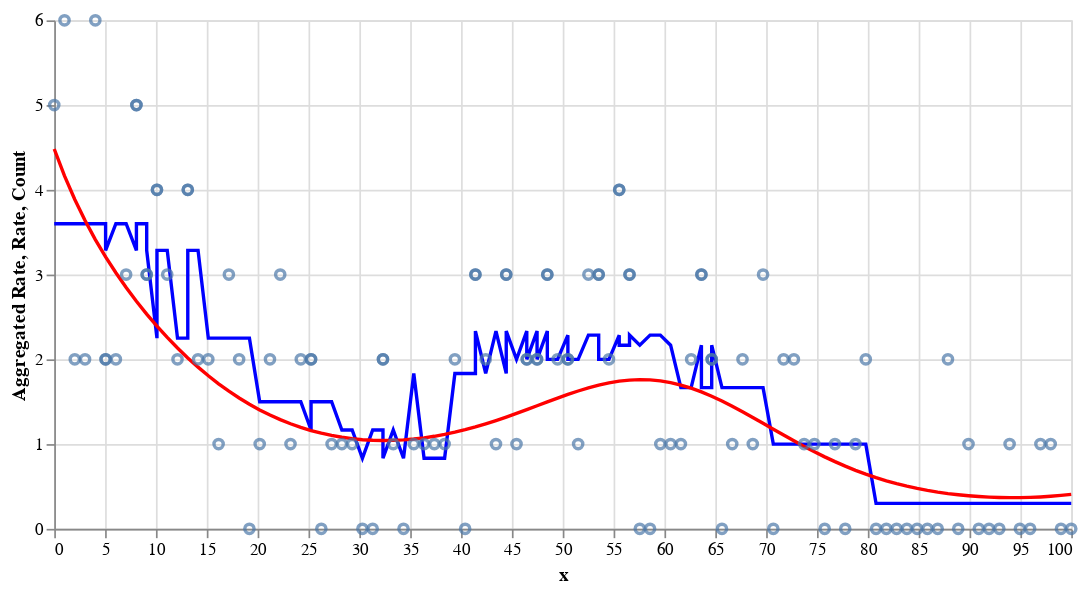

The notebook cell saved with this chart:
### Code cell
# Create a clean dataset without the Interval objects for plotting
df_plot = expanded_df.drop(columns=['bin'])

rate = (
  alt.Chart(df_plot)
  .mark_line(color='red')
  .encode(
		x=alt.X('x', title='x'),
		y=alt.Y('rate', title='Rate'),
	)
)

count = alt.Chart(df_plot).mark_point().encode(
	x=alt.X('x', title='x'),
	y=alt.Y('y', title='Count'),
)

rate_agg = (
  alt.Chart(df_plot)
  .mark_line(color='blue')
  .encode(
		x=alt.X('x', title='x'),
		y=alt.Y('rate_agg', title='Aggregated Rate'),
	)
)

(rate_agg + rate + count).properties(width=600)

### Figure 1 — Vega-Lite specification as saved in the notebook (floating-point values rounded to 4 significant figures)
{"config": {"view": {"continuousWidth": 300, "continuousHeight": 300}}, "layer": [{"mark": {"type": "line", "color": "blue"}, "encoding": {"x": {"field": "x", "title": "x", "type": "quantitative"}, "y": {"field": "rate_agg", "title": "Aggregated Rate", "type": "quantitative"}}}, {"mark": {"type": "line", "color": "red"}, "encoding": {"x": {"field": "x", "title": "x", "type": "quantitative"}, "y": {"field": "rate", "title": "Rate", "type": "quantitative"}}}, {"mark": {"type": "point"}, "encoding": {"x": {"field": "x", "title": "x", "type": "quantitative"}, "y": {"field": "y", "title": "Count", "type": "quantitative"}}}], "data": {"name": "data-2c95fad00baafc63c36d588f146d9f16"}, "width": 600, "$schema": "https://vega.github.io/schema/vega-lite/v5.8.0.json", "datasets": {"data-2c95fad00baafc63c36d588f146d9f16": [{"x": 0.0, "log_exposure": 1.0, "f": 0.5, "rate": 4.482, "y": 5, "y_agg": 36, "N": 10, "rate_agg": 3.6}, {"x": 1.01, "log_exposure": 0.9039, "f": 0.5227, "rate": 4.165, "y": 6, "y_agg": 36, "N": 10, "rate_agg": 3.6}, {"x": 2.02, "log_exposure": 0.8171, "f": 0.5403, "rate": 3.886, "y": 2, "y_agg": 36, "N": 10, "rate_agg": 3.6}, {"x": 3.03, "log_exposure": 0.7386, "f": 0.5527, "rate": 3.637, "y": 2, "y_agg": 36, "N": 10, "rate_agg": 3.6}, {"x": 4.04, "log_exposure": 0.6676, "f": 0.5601, "rate": 3.413, "y": 6, "y_agg": 36, "N": 10, "rate_agg": 3.6}, {"x": 5.051, "log_exposure": 0.6035, "f": 0.5625, "rate": 3.209, "y": 2, "y_agg": 36, "N": 10, "rate_agg": 3.6}, {"x": 5.051, "log_exposure": 0.6035, "f": 0.5625, "rate": 3.209, "y": 2, "y_agg": 23, "N": 7, "rate_agg": 3.286}, {"x": 6.061, "log_exposure": 0.5455, "f": 0.5602, "rate": 3.021, "y": 2, "y_agg": 36, "N": 10, "rate_agg": 3.6}, {"x": 7.071, "log_exposure": 0.4931, "f": 0.5532, "rate": 2.847, "y": 3, "y_agg": 36, "N": 10, "rate_agg": 3.6}, {"x": 8.081, "log_exposure": 0.4457, "f": 0.542, "rate": 2.685, "y": 5, "y_agg": 23, "N": 7, "rate_agg": 3.286}, {"x": 8.081, "log_exposure": 0.4457, "f": 0.542, "rate": 2.685, "y": 5, "y_agg": 36, "N": 10, "rate_agg": 3.6}, {"x": 9.091, "log_exposure": 0.4029, "f": 0.5268, "rate": 2.534, "y": 3, "y_agg": 36, "N": 10, "rate_agg": 3.6}, {"x": 9.091, "log_exposure": 0.4029, "f": 0.5268, "rate": 2.534, "y": 3, "y_agg": 23, "N": 7, "rate_agg": 3.286}, {"x": 10.1, "log_exposure": 0.3642, "f": 0.5078, "rate": 2.392, "y": 4, "y_agg": 18, "N": 8, "rate_agg": 2.25}, {"x": 10.1, "log_exposure": 0.3642, "f": 0.5078, "rate": 2.392, "y": 4, "y_agg": 23, "N": 7, "rate_agg": 3.286}, {"x": 11.11, "log_exposure": 0.3292, "f": 0.4855, "rate": 2.259, "y": 3, "y_agg": 23, "N": 7, "rate_agg": 3.286}, {"x": 12.12, "log_exposure": 0.2976, "f": 0.4603, "rate": 2.134, "y": 2, "y_agg": 18, "N": 8, "rate_agg": 2.25}, {"x": 13.13, "log_exposure": 0.269, "f": 0.4326, "rate": 2.017, "y": 4, "y_agg": 18, "N": 8, "rate_agg": 2.25}, {"x": 13.13, "log_exposure": 0.269, "f": 0.4326, "rate": 2.017, "y": 4, "y_agg": 23, "N": 7, "rate_agg": 3.286}, {"x": 14.14, "log_exposure": 0.2431, "f": 0.4028, "rate": 1.908, "y": 2, "y_agg": 23, "N": 7, "rate_agg": 3.286}, {"x": 15.15, "log_exposure": 0.2198, "f": 0.3714, "rate": 1.806, "y": 2, "y_agg": 18, "N": 8, "rate_agg": 2.25}, {"x": 16.16, "log_exposure": 0.1987, "f": 0.3388, "rate": 1.712, "y": 1, "y_agg": 18, "N": 8, "rate_agg": 2.25}, {"x": 17.17, "log_exposure": 0.1796, "f": 0.3055, "rate": 1.624, "y": 3, "y_agg": 18, "N": 8, "rate_agg": 2.25}, {"x": 18.18, "log_exposure": 0.1623, "f": 0.272, "rate": 1.544, "y": 2, "y_agg": 18, "N": 8, "rate_agg": 2.25}, {"x": 19.19, "log_exposure": 0.1467, "f": 0.2388, "rate": 1.47, "y": 0, "y_agg": 18, "N": 8, "rate_agg": 2.25}, {"x": 20.2, "log_exposure": 0.1326, "f": 0.2062, "rate": 1.403, "y": 1, "y_agg": 12, "N": 8, "rate_agg": 1.5}, {"x": 21.21, "log_exposure": 0.1199, "f": 0.1748, "rate": 1.343, "y": 2, "y_agg": 12, "N": 8, "rate_agg": 1.5}, {"x": 22.22, "log_exposure": 0.1084, "f": 0.1449, "rate": 1.288, "y": 3, "y_agg": 12, "N": 8, "rate_agg": 1.5}, {"x": 23.23, "log_exposure": 0.09796, "f": 0.117, "rate": 1.24, "y": 1, "y_agg": 12, "N": 8, "rate_agg": 1.5}, {"x": 24.24, "log_exposure": 0.08855, "f": 0.09141, "rate": 1.197, "y": 2, "y_agg": 12, "N": 8, "rate_agg": 1.5}, {"x": 25.25, "log_exposure": 0.08004, "f": 0.06845, "rate": 1.16, "y": 2, "y_agg": 7, "N": 6, "rate_agg": 1.167}, {"x": 25.25, "log_exposure": 0.08004, "f": 0.06845, "rate": 1.16, "y": 2, "y_agg": 12, "N": 8, "rate_agg": 1.5}, {"x": 26.26, "log_exposure": 0.07235, "f": 0.04843, "rate": 1.128, "y": 0, "y_agg": 12, "N": 8, "rate_agg": 1.5}, {"x": 27.27, "log_exposure": 0.0654, "f": 0.03161, "rate": 1.102, "y": 1, "y_agg": 12, "N": 8, "rate_agg": 1.5}, {"x": 28.28, "log_exposure": 0.05911, "f": 0.01822, "rate": 1.08, "y": 1, "y_agg": 7, "N": 6, "rate_agg": 1.167}, {"x": 29.29, "log_exposure": 0.05343, "f": 0.008411, "rate": 1.064, "y": 1, "y_agg": 7, "N": 6, "rate_agg": 1.167}, {"x": 30.3, "log_exposure": 0.0483, "f": 0.002319, "rate": 1.052, "y": 0, "y_agg": 5, "N": 6, "rate_agg": 0.8333}, {"x": 31.31, "log_exposure": 0.04366, "f": 1.981e-05, "rate": 1.045, "y": 0, "y_agg": 7, "N": 6, "rate_agg": 1.167}, {"x": 32.32, "log_exposure": 0.03947, "f": 0.001542, "rate": 1.042, "y": 2, "y_agg": 7, "N": 6, "rate_agg": 1.167}, {"x": 32.32, "log_exposure": 0.03947, "f": 0.001542, "rate": 1.042, "y": 2, "y_agg": 5, "N": 6, "rate_agg": 0.8333}, {"x": 33.33, "log_exposure": 0.03567, "f": 0.006867, "rate": 1.043, "y": 1, "y_agg": 7, "N": 6, "rate_agg": 1.167}, {"x": 34.34, "log_exposure": 0.03225, "f": 0.01593, "rate": 1.049, "y": 0, "y_agg": 5, "N": 6, "rate_agg": 0.8333}, {"x": 35.35, "log_exposure": 0.02915, "f": 0.0286, "rate": 1.059, "y": 1, "y_agg": 11, "N": 6, "rate_agg": 1.833}, {"x": 36.36, "log_exposure": 0.02635, "f": 0.04474, "rate": 1.074, "y": 1, "y_agg": 5, "N": 6, "rate_agg": 0.8333}, {"x": 37.37, "log_exposure": 0.02382, "f": 0.06412, "rate": 1.092, "y": 1, "y_agg": 5, "N": 6, "rate_agg": 0.8333}, {"x": 38.38, "log_exposure": 0.02153, "f": 0.08651, "rate": 1.114, "y": 1, "y_agg": 5, "N": 6, "rate_agg": 0.8333}, {"x": 39.39, "log_exposure": 0.01946, "f": 0.1116, "rate": 1.14, "y": 2, "y_agg": 11, "N": 6, "rate_agg": 1.833}, {"x": 40.4, "log_exposure": 0.01759, "f": 0.1391, "rate": 1.17, "y": 0, "y_agg": 11, "N": 6, "rate_agg": 1.833}, {"x": 41.41, "log_exposure": 0.0159, "f": 0.1686, "rate": 1.203, "y": 3, "y_agg": 11, "N": 6, "rate_agg": 1.833}, {"x": 41.41, "log_exposure": 0.0159, "f": 0.1686, "rate": 1.203, "y": 3, "y_agg": 14, "N": 6, "rate_agg": 2.333}, {"x": 42.42, "log_exposure": 0.01437, "f": 0.1997, "rate": 1.239, "y": 2, "y_agg": 11, "N": 6, "rate_agg": 1.833}, {"x": 43.43, "log_exposure": 0.01299, "f": 0.2321, "rate": 1.278, "y": 1, "y_agg": 14, "N": 6, "rate_agg": 2.333}, {"x": 44.44, "log_exposure": 0.01174, "f": 0.2652, "rate": 1.319, "y": 3, "y_agg": 11, "N": 6, "rate_agg": 1.833}, {"x": 44.44, "log_exposure": 0.01174, "f": 0.2652, "rate": 1.319, "y": 3, "y_agg": 14, "N": 6, "rate_agg": 2.333}, {"x": 45.45, "log_exposure": 0.01062, "f": 0.2987, "rate": 1.363, "y": 1, "y_agg": 18, "N": 9, "rate_agg": 2.0}, {"x": 46.46, "log_exposure": 0.009595, "f": 0.3321, "rate": 1.407, "y": 2, "y_agg": 14, "N": 6, "rate_agg": 2.333}, {"x": 46.46, "log_exposure": 0.009595, "f": 0.3321, "rate": 1.407, "y": 2, "y_agg": 18, "N": 9, "rate_agg": 2.0}, {"x": 47.47, "log_exposure": 0.008674, "f": 0.3648, "rate": 1.453, "y": 2, "y_agg": 14, "N": 6, "rate_agg": 2.333}, {"x": 47.47, "log_exposure": 0.008674, "f": 0.3648, "rate": 1.453, "y": 2, "y_agg": 18, "N": 9, "rate_agg": 2.0}, {"x": 48.48, "log_exposure": 0.00784, "f": 0.3965, "rate": 1.498, "y": 3, "y_agg": 14, "N": 6, "rate_agg": 2.333}, {"x": 48.48, "log_exposure": 0.00784, "f": 0.3965, "rate": 1.498, "y": 3, "y_agg": 18, "N": 9, "rate_agg": 2.0}, {"x": 49.49, "log_exposure": 0.007087, "f": 0.4267, "rate": 1.543, "y": 2, "y_agg": 18, "N": 9, "rate_agg": 2.0}, {"x": 50.51, "log_exposure": 0.006406, "f": 0.4549, "rate": 1.586, "y": 2, "y_agg": 16, "N": 7, "rate_agg": 2.286}, {"x": 50.51, "log_exposure": 0.006406, "f": 0.4549, "rate": 1.586, "y": 2, "y_agg": 18, "N": 9, "rate_agg": 2.0}, {"x": 51.52, "log_exposure": 0.005791, "f": 0.4806, "rate": 1.626, "y": 1, "y_agg": 18, "N": 9, "rate_agg": 2.0}, {"x": 52.53, "log_exposure": 0.005234, "f": 0.5035, "rate": 1.663, "y": 3, "y_agg": 16, "N": 7, "rate_agg": 2.286}, {"x": 53.54, "log_exposure": 0.004731, "f": 0.5232, "rate": 1.695, "y": 3, "y_agg": 16, "N": 7, "rate_agg": 2.286}, {"x": 53.54, "log_exposure": 0.004731, "f": 0.5232, "rate": 1.695, "y": 3, "y_agg": 18, "N": 9, "rate_agg": 2.0}, {"x": 54.55, "log_exposure": 0.004277, "f": 0.5392, "rate": 1.722, "y": 2, "y_agg": 18, "N": 9, "rate_agg": 2.0}, {"x": 55.56, "log_exposure": 0.003866, "f": 0.5513, "rate": 1.742, "y": 4, "y_agg": 16, "N": 7, "rate_agg": 2.286}, {"x": 55.56, "log_exposure": 0.003866, "f": 0.5513, "rate": 1.742, "y": 4, "y_agg": 13, "N": 6, "rate_agg": 2.167}, {"x": 56.57, "log_exposure": 0.003494, "f": 0.5591, "rate": 1.755, "y": 3, "y_agg": 13, "N": 6, "rate_agg": 2.167}, {"x": 56.57, "log_exposure": 0.003494, "f": 0.5591, "rate": 1.755, "y": 3, "y_agg": 16, "N": 7, "rate_agg": 2.286}, {"x": 57.58, "log_exposure": 0.003159, "f": 0.5624, "rate": 1.76, "y": 0, "y_agg": 13, "N": 6, "rate_agg": 2.167}, {"x": 58.59, "log_exposure": 0.002855, "f": 0.561, "rate": 1.757, "y": 0, "y_agg": 16, "N": 7, "rate_agg": 2.286}, {"x": 59.6, "log_exposure": 0.002581, "f": 0.5546, "rate": 1.746, "y": 1, "y_agg": 16, "N": 7, "rate_agg": 2.286}, {"x": 60.61, "log_exposure": 0.002333, "f": 0.5432, "rate": 1.726, "y": 1, "y_agg": 13, "N": 6, "rate_agg": 2.167}, {"x": 61.62, "log_exposure": 0.002109, "f": 0.5267, "rate": 1.697, "y": 1, "y_agg": 15, "N": 9, "rate_agg": 1.667}, {"x": 62.63, "log_exposure": 0.001906, "f": 0.505, "rate": 1.66, "y": 2, "y_agg": 15, "N": 9, "rate_agg": 1.667}, {"x": 63.64, "log_exposure": 0.001723, "f": 0.4783, "rate": 1.616, "y": 3, "y_agg": 13, "N": 6, "rate_agg": 2.167}, {"x": 63.64, "log_exposure": 0.001723, "f": 0.4783, "rate": 1.616, "y": 3, "y_agg": 15, "N": 9, "rate_agg": 1.667}, {"x": 64.65, "log_exposure": 0.001558, "f": 0.4465, "rate": 1.565, "y": 2, "y_agg": 15, "N": 9, "rate_agg": 1.667}, {"x": 64.65, "log_exposure": 0.001558, "f": 0.4465, "rate": 1.565, "y": 2, "y_agg": 13, "N": 6, "rate_agg": 2.167}, {"x": 65.66, "log_exposure": 0.001408, "f": 0.4098, "rate": 1.509, "y": 0, "y_agg": 15, "N": 9, "rate_agg": 1.667}, {"x": 66.67, "log_exposure": 0.001273, "f": 0.3684, "rate": 1.447, "y": 1, "y_agg": 15, "N": 9, "rate_agg": 1.667}, {"x": 67.68, "log_exposure": 0.00115, "f": 0.3225, "rate": 1.382, "y": 2, "y_agg": 15, "N": 9, "rate_agg": 1.667}, {"x": 68.69, "log_exposure": 0.00104, "f": 0.2724, "rate": 1.315, "y": 1, "y_agg": 15, "N": 9, "rate_agg": 1.667}, {"x": 69.7, "log_exposure": 0.0009399, "f": 0.2185, "rate": 1.245, "y": 3, "y_agg": 15, "N": 9, "rate_agg": 1.667}, {"x": 70.71, "log_exposure": 0.0008496, "f": 0.161, "rate": 1.176, "y": 0, "y_agg": 10, "N": 10, "rate_agg": 1.0}, {"x": 71.72, "log_exposure": 0.000768, "f": 0.1004, "rate": 1.106, "y": 2, "y_agg": 10, "N": 10, "rate_agg": 1.0}, {"x": 72.73, "log_exposure": 0.0006942, "f": 0.03712, "rate": 1.039, "y": 2, "y_agg": 10, "N": 10, "rate_agg": 1.0}, {"x": 73.74, "log_exposure": 0.0006275, "f": -0.02833, "rate": 0.9727, "y": 1, "y_agg": 10, "N": 10, "rate_agg": 1.0}, {"x": 74.75, "log_exposure": 0.0005672, "f": -0.09547, "rate": 0.9095, "y": 1, "y_agg": 10, "N": 10, "rate_agg": 1.0}, {"x": 75.76, "log_exposure": 0.0005127, "f": -0.1638, "rate": 0.8494, "y": 0, "y_agg": 10, "N": 10, "rate_agg": 1.0}, {"x": 76.77, "log_exposure": 0.0004635, "f": -0.2327, "rate": 0.7927, "y": 1, "y_agg": 10, "N": 10, "rate_agg": 1.0}, {"x": 77.78, "log_exposure": 0.0004189, "f": -0.3018, "rate": 0.7398, "y": 0, "y_agg": 10, "N": 10, "rate_agg": 1.0}, {"x": 78.79, "log_exposure": 0.0003787, "f": -0.3703, "rate": 0.6908, "y": 1, "y_agg": 10, "N": 10, "rate_agg": 1.0}, {"x": 79.8, "log_exposure": 0.0003423, "f": -0.4378, "rate": 0.6457, "y": 2, "y_agg": 10, "N": 10, "rate_agg": 1.0}, {"x": 80.81, "log_exposure": 0.0003094, "f": -0.5037, "rate": 0.6045, "y": 0, "y_agg": 3, "N": 10, "rate_agg": 0.3}, {"x": 81.82, "log_exposure": 0.0002797, "f": -0.5675, "rate": 0.5671, "y": 0, "y_agg": 3, "N": 10, "rate_agg": 0.3}, {"x": 82.83, "log_exposure": 0.0002528, "f": -0.6286, "rate": 0.5335, "y": 0, "y_agg": 3, "N": 10, "rate_agg": 0.3}, {"x": 83.84, "log_exposure": 0.0002285, "f": -0.6865, "rate": 0.5035, "y": 0, "y_agg": 3, "N": 10, "rate_agg": 0.3}, {"x": 84.85, "log_exposure": 0.0002066, "f": -0.7407, "rate": 0.4769, "y": 0, "y_agg": 3, "N": 10, "rate_agg": 0.3}, {"x": 85.86, "log_exposure": 0.0001867, "f": -0.7908, "rate": 0.4536, "y": 0, "y_agg": 3, "N": 10, "rate_agg": 0.3}, {"x": 86.87, "log_exposure": 0.0001688, "f": -0.8363, "rate": 0.4334, "y": 0, "y_agg": 3, "N": 10, "rate_agg": 0.3}, {"x": 87.88, "log_exposure": 0.0001526, "f": -0.8768, "rate": 0.4162, "y": 2, "y_agg": 3, "N": 10, "rate_agg": 0.3}, {"x": 88.89, "log_exposure": 0.0001379, "f": -0.9121, "rate": 0.4017, "y": 0, "y_agg": 3, "N": 10, "rate_agg": 0.3}, {"x": 89.9, "log_exposure": 0.0001247, "f": -0.9417, "rate": 0.39, "y": 1, "y_agg": 3, "N": 10, "rate_agg": 0.3}, {"x": 90.91, "log_exposure": 0.0001127, "f": -0.9654, "rate": 0.3809, "y": 0, "y_agg": 3, "N": 10, "rate_agg": 0.3}, {"x": 91.92, "log_exposure": 0.0001019, "f": -0.9831, "rate": 0.3742, "y": 0, "y_agg": 3, "N": 10, "rate_agg": 0.3}, {"x": 92.93, "log_exposure": 9.207e-05, "f": -0.9946, "rate": 0.3699, "y": 0, "y_agg": 3, "N": 10, "rate_agg": 0.3}, {"x": 93.94, "log_exposure": 8.323e-05, "f": -0.9997, "rate": 0.368, "y": 1, "y_agg": 3, "N": 10, "rate_agg": 0.3}, {"x": 94.95, "log_exposure": 7.523e-05, "f": -0.9985, "rate": 0.3685, "y": 0, "y_agg": 3, "N": 10, "rate_agg": 0.3}, {"x": 95.96, "log_exposure": 6.8e-05, "f": -0.9909, "rate": 0.3713, "y": 0, "y_agg": 3, "N": 10, "rate_agg": 0.3}, {"x": 96.97, "log_exposure": 6.147e-05, "f": -0.977, "rate": 0.3765, "y": 1, "y_agg": 3, "N": 10, "rate_agg": 0.3}, {"x": 97.98, "log_exposure": 5.556e-05, "f": -0.9569, "rate": 0.3841, "y": 1, "y_agg": 3, "N": 10, "rate_agg": 0.3}, {"x": 98.99, "log_exposure": 5.023e-05, "f": -0.9308, "rate": 0.3942, "y": 0, "y_agg": 3, "N": 10, "rate_agg": 0.3}, {"x": 100.0, "log_exposure": 4.54e-05, "f": -0.899, "rate": 0.407, "y": 0, "y_agg": 3, "N": 10, "rate_agg": 0.3}]}}
